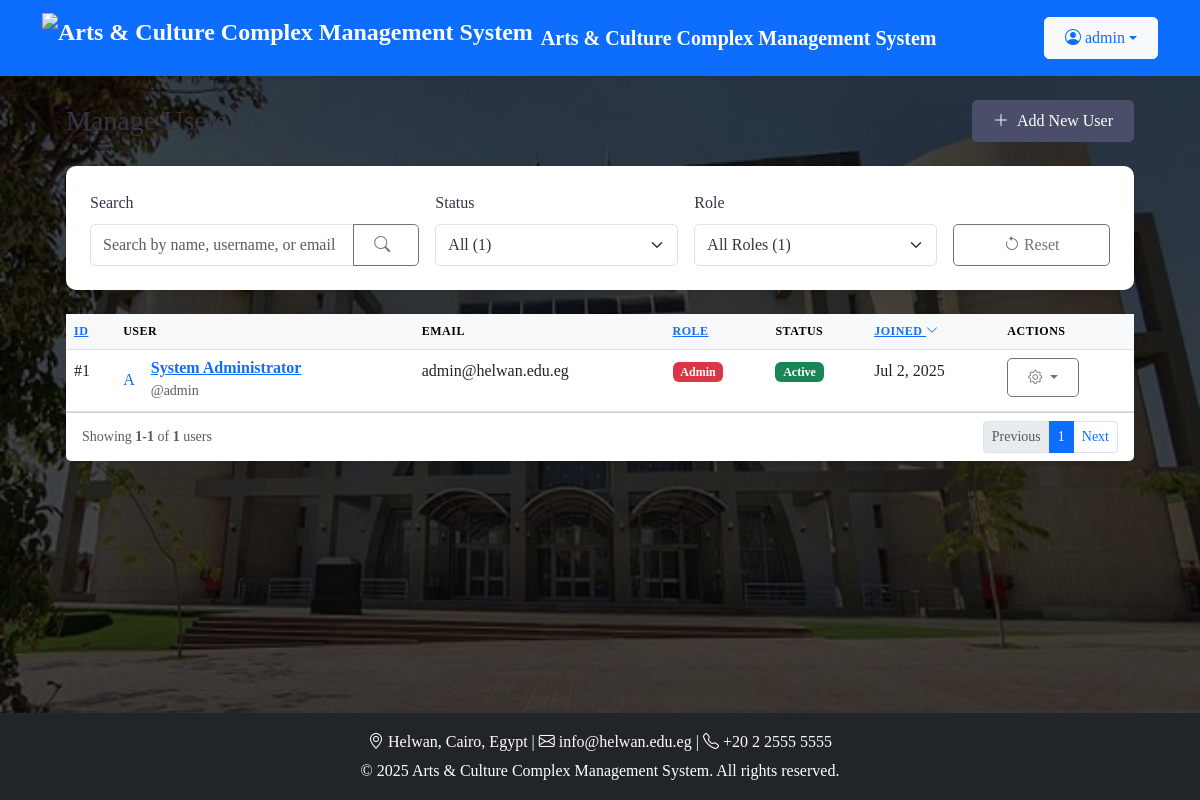
/admin_pages/users.php (signed in), run on the app's committed database.
### tables this page shows
CREATE TABLE IF NOT EXISTS users (
    id INT AUTO_INCREMENT PRIMARY KEY,
    username VARCHAR(50) NOT NULL UNIQUE,
    email VARCHAR(100) NOT NULL UNIQUE,
    password_hash VARCHAR(255) NOT NULL,
    full_name VARCHAR(100) NOT NULL,
    role ENUM('admin', 'user') DEFAULT 'user',
    is_approved BOOLEAN DEFAULT FALSE,
    created_at TIMESTAMP DEFAULT CURRENT_TIMESTAMP,
    updated_at TIMESTAMP DEFAULT CURRENT_TIMESTAMP ON UPDATE CURRENT_TIMESTAMP,
    INDEX idx_email (email),
    INDEX idx_username (username)
);

### includes/config.php (called while the page is built, shortened)
<?php
class DB
{
    private $hostname = "127.0.0.1";
    private $username = "root";
    private $password = "";
    private $database = "theater_management";
    private $port     = 3307;
    public function __construct()
    {
        $this->Connection = new mysqli(
            $this->hostname,
            $this->username,
            $this->password,
            $this->database,
            $this->port
        );
    }
}

### admin_pages/users.php (the view, shortened to what this page needs)
<?php
require_once '../includes/config.php';
$status = $_GET['status'] ?? 'all';
$role = $_GET['role'] ?? 'all';
$search = $_GET['search'] ?? '';
$query = "SELECT * FROM users WHERE 1=1";
$sort = $_GET['sort'] ?? 'created_at';
$order = isset($_GET['order']) && strtoupper($_GET['order']) === 'ASC' ? 'ASC' : 'DESC';
$query .= " ORDER BY $sort $order";
$db = new DB();
$stmt = $db->Connection->prepare($query);
$stmt->execute();
$result = $stmt->get_result();
$users = [];
while ($row = $result->fetch_assoc()) {
    $row['status'] = $row['is_approved'] ? 'active' : 'pending';
    $users[] = $row;
}
$status_counts = [
    'all' => 0,
    'active' => 0,
    'pending' => 0,
    'suspended' => 0
];
$role_counts = [
    'all' => 0,
    'admin' => 0,
    'user' => 0
];
try {
    $db = new DB();
    $result = $db->Connection->query("SELECT
        CASE
            WHEN is_approved = 1 THEN 'active'
            ELSE 'pending'
        END as status,
        COUNT(*) as count
        FROM users
        GROUP BY is_approved");
    $status_results = [];
    if ($result) {
        while ($row = $result->fetch_assoc()) {
            $status_results[$row['status']] = (int)$row['count'];
        }
        $status_counts = array_merge($status_counts, $status_results);
        $status_counts['all'] = array_sum($status_results);
    }
    $result = $db->Connection->query("SELECT role, COUNT(*) as count FROM users GROUP BY role");
    $role_results = [];
    if ($result) {
        while ($row = $result->fetch_assoc()) {
            $role_results[$row['role']] = (int)$row['count'];
        }
        $role_counts = array_merge($role_counts, $role_results);
        $role_counts['all'] = array_sum($role_results);
    }
} catch (Exception $e) {
    error_log("Error getting user counts: " . $e->getMessage());
}
require_once '../includes/header.php';
?>
<div class="container-fluid px-4">
    <div class="d-flex justify-content-between align-items-center mb-4">
        <h1 class="h3 mb-0">Manage Users</h1>
        <a href="user-new.php" class="btn btn-primary">
            <i class="bi bi-plus-lg me-2"></i> Add New User
        </a>
    </div>
    <div class="card mb-4">
        <div class="card-body">
            <form method="get" class="row g-3">
                <div class="col-md-4">
                    <label for="search" class="form-label">Search</label>
                    <div class="input-group">
                        <input type="text" class="form-control" id="search" name="search"
                            value="<?php echo htmlspecialchars($search); ?>"
                            placeholder="Search by name, username, or email">
                        <button class="btn btn-outline-secondary" type="submit">
                            <i class="bi bi-search"></i>
                        </button>
                    </div>
                </div>
                <div class="col-md-3">
                    <label for="status" class="form-label">Status</label>
                    <select class="form-select" id="status" name="status" onchange="this.form.submit()">
                        <option value="all" <?php echo $status === 'all' ? 'selected' : ''; ?>>
                            All (<?php echo $status_counts['all']; ?>)
                        </option>
                    </select>
                </div>
                <div class="col-md-3">
                    <label for="role" class="form-label">Role</label>
                    <select class="form-select" id="role" name="role" onchange="this.form.submit()">
                        <option value="all" <?php echo $role === 'all' ? 'selected' : ''; ?>>
                            All Roles (<?php echo $role_counts['all']; ?>)
                        </option>
                    </select>
                </div>
                <div class="col-md-2 d-flex align-items-end">
                    <a href="users.php" class="btn btn-outline-secondary w-100">
                        <i class="bi bi-arrow-counterclockwise me-1"></i> Reset
                    </a>
                </div>
            </form>
        </div>
    </div>
    <div class="card">
        <div class="card-body p-0">
            <div class="table-responsive">
                <table class="table table-hover mb-0">
                    <thead class="table-light">
                        <tr>
                            <th>
                                <a href="?sort=id&order=<?php echo $sort === 'id' && $order === 'ASC' ? 'DESC' : 'ASC'; ?>&status=<?php echo $status; ?>&role=<?php echo $role; ?>&search=<?php echo urlencode($search); ?>">
                                    ID
                                </a>
                            </th>
                            <th>User</th>
                            <th>Email</th>
                            <th>
                                <a href="?sort=role&order=<?php echo $sort === 'role' && $order === 'ASC' ? 'DESC' : 'ASC'; ?>&status=<?php echo $status; ?>&role=<?php echo $role; ?>&search=<?php echo urlencode($search); ?>">
                                    Role
                                </a>
                            </th>
                            <th>Status</th>
                            <th>
                                <a href="?sort=created_at&order=<?php echo $sort === 'created_at' && $order === 'ASC' ? 'DESC' : 'ASC'; ?>&status=<?php echo $status; ?>&role=<?php echo $role; ?>&search=<?php echo urlencode($search); ?>">
                                    Joined
                                    <?php if ($sort === 'created_at'): ?>
                                        <i class="bi bi-chevron-<?php echo $order === 'ASC' ? 'up' : 'down'; ?>"></i>
                                    <?php endif; ?>
                                </a>
                            </th>
                            <th>Actions</th>
                        </tr>
                    </thead>
                    <tbody>
                        <?php if (count($users) > 0): ?>
                            <?php foreach ($users as $user): ?>
                                <tr>
                                    <td>#<?php echo $user['id']; ?></td>
                                    <td>
                                        <div class="d-flex align-items-center">
                                            <div class="avatar-sm me-3">
                                                <span class="avatar-title bg-soft-primary text-primary rounded-circle">
                                                    <?php echo strtoupper(substr($user['username'], 0, 1)); ?>
                                                </span>
                                            </div>
                                            <div>
                                                <h6 class="mb-0">
                                                    <a href="user-view.php?id=<?php echo $user['id']; ?>">
                                                        <?php echo htmlspecialchars($user['full_name'] ?? $user['username']); ?>
                                                    </a>
                                                </h6>
                                                <small class="text-muted">@<?php echo htmlspecialchars($user['username']); ?></small>
                                            </div>
                                        </div>
                                    </td>
                                    <td><?php echo htmlspecialchars($user['email']); ?></td>
                                    <td>
                                        <span class="badge bg-<?php echo $user['role'] === 'admin' ? 'danger' : 'primary'; ?>">
                                            <?php echo ucfirst($user['role']); ?>
                                        </span>
                                    </td>
                                    <td>
                                        <?php
                                            $userStatus = $user['status'] ?? 'pending';
                                            $statusClass = 'secondary';
                                            $statusText = ucfirst($userStatus);
                                            if ($userStatus === 'active') {
                                                $statusClass = 'success';
                                            } elseif ($userStatus === 'pending') {
                                                $statusClass = 'warning';
                                            } elseif (empty($userStatus)) {
                                                $statusText = 'Inactive';
                                            }
                                        ?>
                                        <span class="badge bg-<?php echo $statusClass; ?>">
                                            <?php echo htmlspecialchars($statusText); ?>
                                        </span>
                                    </td>
                                    <td>
                                        <span class="d-none d-md-inline"><?php echo date('M j, Y', strtotime($user['created_at'])); ?></span>
                                    </td>
                                    <td>
                                        <div class="dropdown">
                                            <button class="btn btn-sm btn-outline-secondary dropdown-toggle" type="button"
                                                id="dropdownMenuButton<?php echo $user['id']; ?>"
                                                data-bs-toggle="dropdown" aria-expanded="false">
                                                <i class="bi bi-gear"></i>
                                            </button>
                                        </div>
                                    </td>
                                </tr>
                            <?php endforeach; ?>
                        <?php endif; ?>
                    </tbody>
                </table>
            </div>
        </div>
        <?php if (count($users) > 0): ?>
            <div class="card-footer bg-white">
                <div class="d-flex justify-content-between align-items-center">
                    <div class="text-muted small">
                        Showing <span class="fw-bold">1-<?php echo count($users); ?></span> of <span class="fw-bold"><?php echo count($users); ?></span> users
                    </div>
                    <nav aria-label="Page navigation">
                        <ul class="pagination pagination-sm mb-0">
                            <li class="page-item disabled">
                                <a class="page-link" href="#" tabindex="-1" aria-disabled="true">Previous</a>
                            </li>
                            <li class="page-item active"><a class="page-link" href="#">1</a></li>
                            <li class="page-item">
                                <a class="page-link" href="#">Next</a>
                            </li>
                        </ul>
                    </nav>
                </div>
            </div>
        <?php endif; ?>
    </div>
</div>
<?php
require_once '../includes/footer.php';
?>

### data on the page
users: id "1", username "A", full_name "System Administrator", username "admin", email "admin@helwan.edu.eg", role "Admin", statusText "Active", created_at "Jul 2, 2025"

### other printed values
SITE_NAME "Arts & Culture Complex Management System"
$_SESSION['username'] "admin"
count($users) "1"
